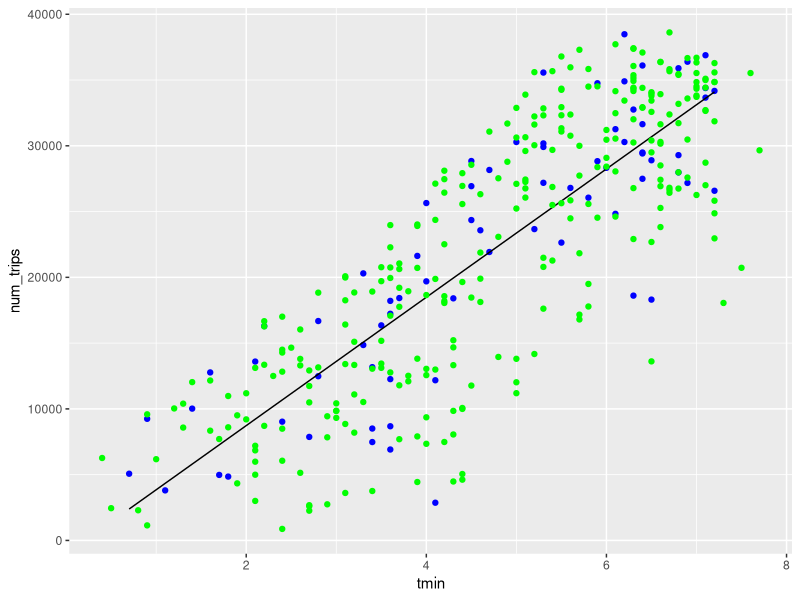
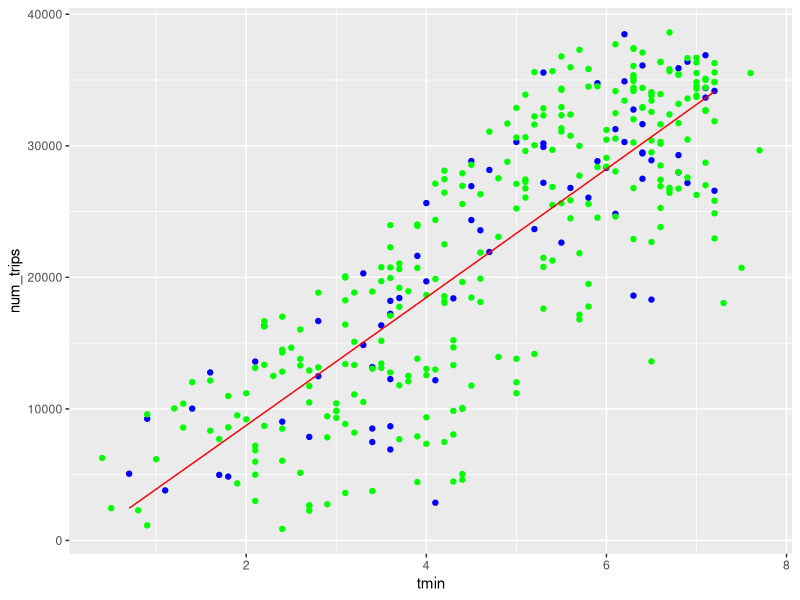
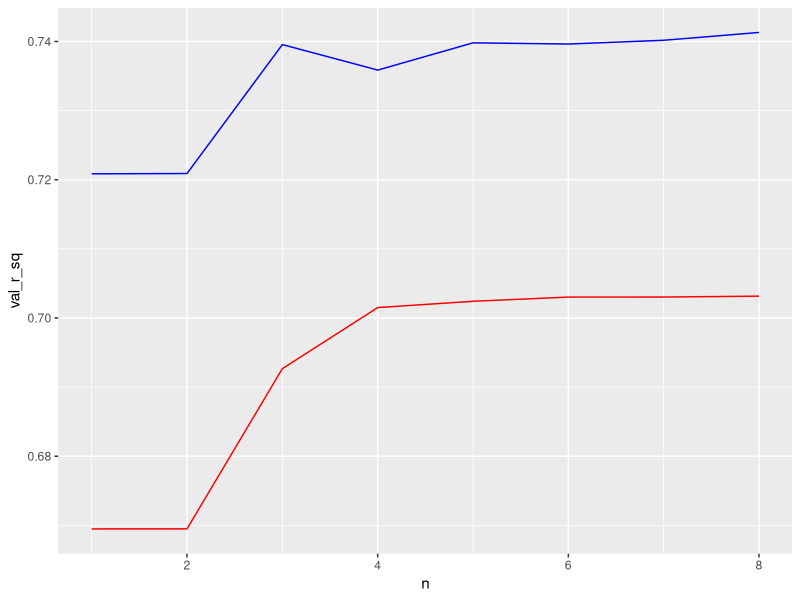
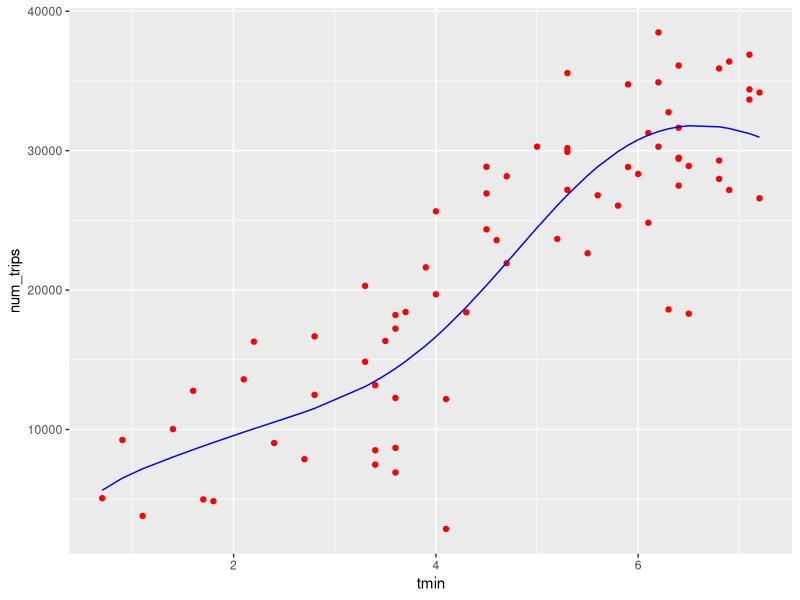

The R script that drew these images, in order:
## ---- chunk 1
knitr::opts_chunk$set(echo = TRUE)
library(readxl)
library(dplyr)
library(tidyverse)
library(modelr)
library(ggplot2)
library(lattice)
library(rpart)
library(datasets)
#library(glmnet)
library(Matrix)
#library(kableExtra)
## ---- chunk 2
#------------------------------------------------------------------------------------
#partitioning data: We want to allocate 80% of the data to training and 20% to test
# partition <- createDataPartition(y = data$date, p = 0.7, list = F)
# training_data = data[partition,]
# test <- data[-partition,]
# 
# partition_training <- createDataPartition(y = training_data$date, p = 0.8, list = F)
# training <-  training_data[partition_training, ]
# validation <- training_data[-partition_training, ]
#------------------------------------------------------------------------------------

#split the data 80% training and 20% validation


set.seed(42)
trips_per_day <- read_tsv('trips_per_day.tsv')

training_data <- sample_n(trips_per_day, nrow(trips_per_day)*0.8, replace = FALSE)

validation_data <- anti_join(trips_per_day, training_data)

model <- lm(formula = num_trips ~ tmin, data = training_data)

#fit model using lm

#validation_data$predicted_validation <- predict(model, validation_data)
validation_data <- validation_data %>% 
  add_predictions(model, var = "predicted_validation")

validation_r_sq <- cor(validation_data$predicted_validation, validation_data$num_trips)^2

#training_data$predicted_training <- predict(model, training_data)
training_data <- training_data %>% add_predictions(model, var = "predicted_training")
training_r_sq <- cor(training_data$predicted_training, training_data$num_trips)^2

validation_rmse = sqrt(mean((validation_data$predicted_training - validation_data$num_trips)^2))

training_rmse = sqrt(mean((training_data$predicted_training - training_data$num_trips)^2))


validation_data %>% ggplot(aes(x = tmin)) +
  geom_point(aes(y = num_trips), color = "blue") +
  geom_line(aes(y = predicted_validation), 
            color ="black") +
  geom_point(data = training_data, 
             aes(y = num_trips), color = "green") 

## ---- chunk 3
model_2 <- lm(formula = num_trips ~ + poly(tmin, 2, raw = T), data = training_data)


validation_data$predicted_validation_2 <- predict(model_2, validation_data)
#View(validation_data)

validation_data <- validation_data %>% 
  add_predictions(model_2, var = "pred1")

model2_validation_r_sq <- cor(validation_data$predicted_validation_2, validation_data$num_trips)^2

training_data$predicted_training_2 <- predict(model_2, training_data)

model2_training_r_sq <- cor(training_data$predicted_training_2, training_data$num_trips)^2

model2_validation_rmse = sqrt(mean((validation_data$predicted_validation_2 - validation_data$num_trips)^2))
model2_training_rmse = sqrt(mean((training_data$predicted_training_2 - training_data$num_trips)^2))

ggplot() +
  geom_point(data = validation_data, aes( x = tmin, y = num_trips), color = "blue") +
  geom_point(data = training_data, aes(x = tmin, y = num_trips), color = "green") +
  geom_line(data = validation_data, aes(x = tmin, y = predicted_validation_2), color ="red")

## ---- chunk 4
k <- 8
train_r_sq <- c(1:k)
val_r_sq <- c(1:k)

train_rmse <- c(1:k)
val_rmse <- c(1:k)

for (i in 1:k) 
{
  model <- lm(formula = num_trips ~ + poly(tmin, i, raw = T), data = training_data)
  
  validation_data$p_V <- predict(model, validation_data)
  
  val_r_sq[i] <- cor(validation_data$p_V, validation_data$num_trips)^2

  training_data$p_t <- predict(model, training_data)

  train_r_sq[i] <- cor(training_data$p_t, training_data$num_trips)^2

  val_rmse[i] = sqrt(mean((validation_data$p_v - validation_data$num_trips)^2))
  train_rmse[i] = sqrt(mean((training_data$p_t - training_data$num_trips)^2))
  
}
data_val <- data_frame(val_r_sq)
data_train <- data_frame(train_r_sq)

data_val <- data_val %>% 
  mutate(n = 1:k)
data_train <- data_train %>% 
  mutate(n = 1:k)

ggplot() +
  geom_line(data = data_val, aes( x = n, y =  val_r_sq), color = "blue") +
  geom_line(data = data_train, aes( x = n, y =  train_r_sq), color = "red")
  
  
  
## ---- chunk 5
best_fit <- match(max(val_r_sq),val_r_sq)

best_model <- lm(num_trips ~ poly(tmin, best_fit, raw = T), training_data)

validation_data %>% 
  add_predictions(best_model) %>% 
  ggplot(aes(x = tmin))+
  geom_point(aes( y = num_trips), color = "red") +
  geom_line(aes(y = pred), color = "blue")
  
  
  
## ---- chunk 6
shuffled_data <- sample_frac(trips_per_day, replace = FALSE) %>% 
  mutate(fold = row_number() %% 5 + 1)
#View(shuffled_data)
k_fold =  c(1:5)
poly = c(1:9)

mean_val <- c()
mean_train <- c()
  
train_se <- c()
val_se <- c()
  
for (i in poly) 
{
  for (k in k_fold)
  {
    k_train <- shuffled_data %>% filter(fold != k)
    k_val <- shuffled_data %>% filter(fold == k)
    model <- lm(formula = num_trips ~ + poly(tmin, k, raw = T), data = training_data)
    
    t_mse <- rmse(model,k_train)
    v_mse <- rmse(model,k_val)
  
  }
  mean_val[i] <- mean(v_mse)
  mean_train[i] <- mean(t_mse)
  
  train_se[i] <- sd(t_mse/sqrt(273))
  val_se[i] <- sd(v_mse/sqrt(92))
  
}

